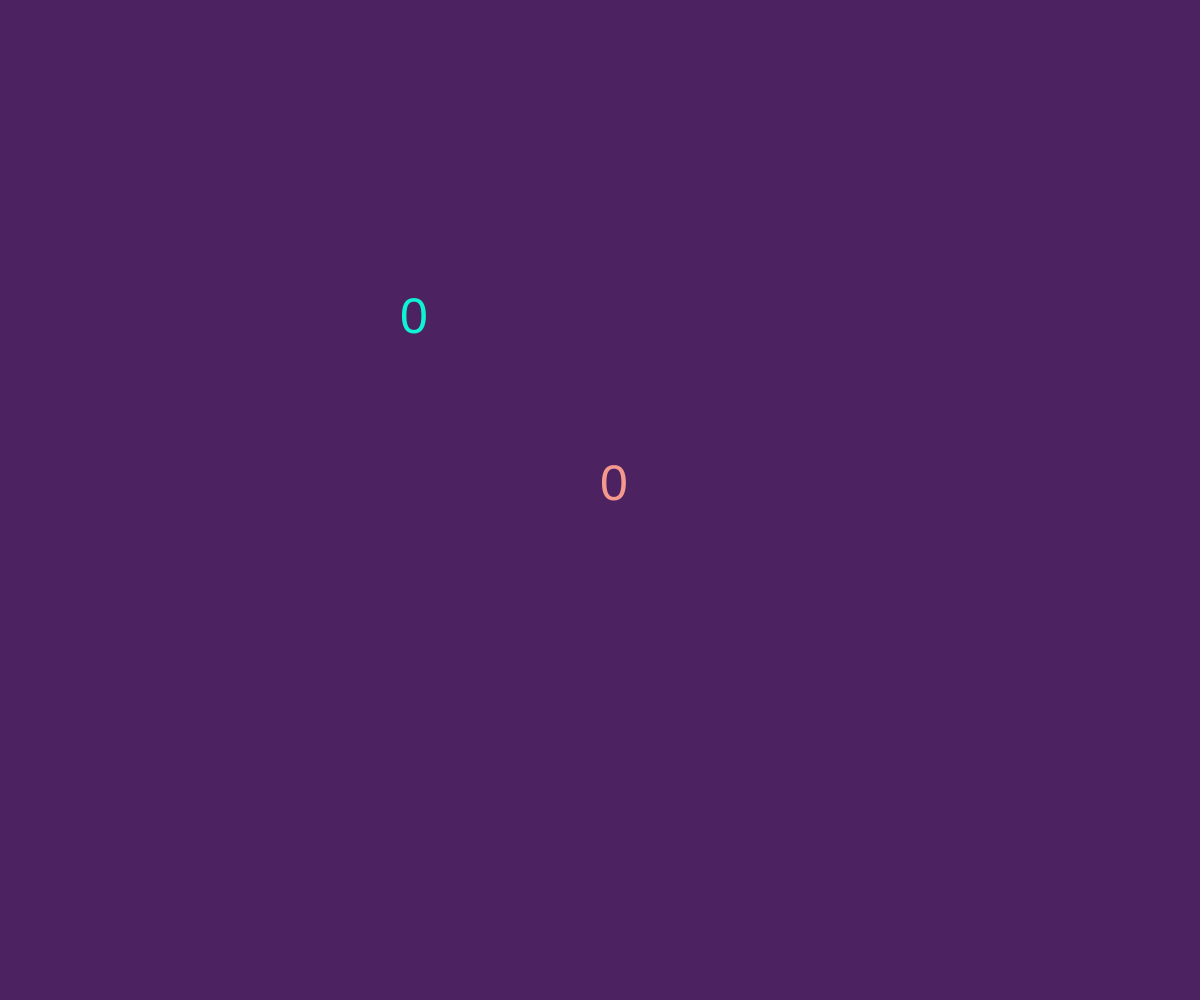
Frame 1 (no input)
Frame 60 (no input): identical to frame 1, image omitted
Frame 120 (the mouse pressed at the canvas centre since frame 60): blank canvas, image omitted

The p5.js sketch that drew this single still picture (run headless with seeded random() and noise() and a simulated clock; from frame 60 on, the mouse is pressed at the canvas centre):

// p5.js sketch
// ── sketch.js
// Project Title
// Your Name
// Date
//
// Extra for Experts:
// - describe what you did to take this project "above and beyond"

let clicks = 0;
let highestClick = 0;

function setup() {
  createCanvas(windowWidth, windowHeight);
  if (getItem("highest")) {
    highestClick = getItem("highest");
  }
}

function draw() {
  background(76,35,96);
  displayClicks();
  displayHighest();
}

function mousePressed() {
  clicks ++;
  if (clicks > highestClick) {
    highestClick = clicks;
  }
  storeItem("highest", highestClick);
}

function displayClicks() {
  fill(245,153,143);
  textSize(50);
  text(clicks, width/2, height/2);
}

function displayHighest() {
  fill(14,244,211);
  textSize(50);
  text(highestClick, width/3, height/3);
}
